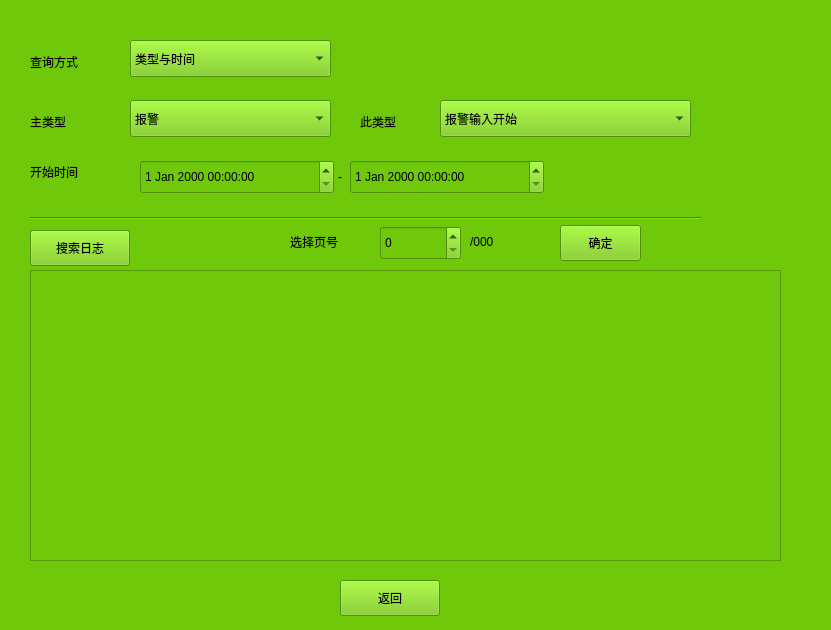
<ui version="4.0" >
 <class>frm_queryLog</class>
 <widget class="QWidget" name="frm_queryLog" >
  <property name="geometry" >
   <rect>
    <x>0</x>
    <y>0</y>
    <width>831</width>
    <height>630</height>
   </rect>
  </property>
  <property name="windowTitle" >
   <string>日志查询</string>
  </property>
  <property name="styleSheet" >
   <string notr="true" >font: 12pt "WenQuanYi Zen Hei";
background-color: rgb(112, 200, 11);</string>
  </property>
  <widget class="QLabel" name="label" >
   <property name="geometry" >
    <rect>
     <x>30</x>
     <y>110</y>
     <width>70</width>
     <height>24</height>
    </rect>
   </property>
   <property name="text" >
    <string>主类型</string>
   </property>
  </widget>
  <widget class="QLabel" name="label_2" >
   <property name="geometry" >
    <rect>
     <x>30</x>
     <y>50</y>
     <width>91</width>
     <height>24</height>
    </rect>
   </property>
   <property name="text" >
    <string>查询方式</string>
   </property>
  </widget>
  <widget class="QComboBox" name="comboBox" >
   <property name="geometry" >
    <rect>
     <x>130</x>
     <y>40</y>
     <width>201</width>
     <height>37</height>
    </rect>
   </property>
   <item>
    <property name="text" >
     <string>类型与时间</string>
    </property>
   </item>
   <item>
    <property name="text" >
     <string>类型</string>
    </property>
   </item>
   <item>
    <property name="text" >
     <string>时间</string>
    </property>
   </item>
  </widget>
  <widget class="QLabel" name="label_3" >
   <property name="geometry" >
    <rect>
     <x>360</x>
     <y>110</y>
     <width>70</width>
     <height>24</height>
    </rect>
   </property>
   <property name="text" >
    <string>此类型 </string>
   </property>
  </widget>
  <widget class="QComboBox" name="comboBox_2" >
   <property name="geometry" >
    <rect>
     <x>130</x>
     <y>100</y>
     <width>201</width>
     <height>37</height>
    </rect>
   </property>
   <item>
    <property name="text" >
     <string>报警</string>
    </property>
   </item>
  </widget>
  <widget class="QComboBox" name="comboBox_3" >
   <property name="geometry" >
    <rect>
     <x>440</x>
     <y>100</y>
     <width>251</width>
     <height>37</height>
    </rect>
   </property>
   <item>
    <property name="text" >
     <string>报警输入开始</string>
    </property>
   </item>
  </widget>
  <widget class="QLabel" name="label_4" >
   <property name="geometry" >
    <rect>
     <x>30</x>
     <y>160</y>
     <width>101</width>
     <height>24</height>
    </rect>
   </property>
   <property name="text" >
    <string>开始时间</string>
   </property>
  </widget>
  <widget class="QDateTimeEdit" name="dateTimeEdit" >
   <property name="geometry" >
    <rect>
     <x>140</x>
     <y>160</y>
     <width>194</width>
     <height>34</height>
    </rect>
   </property>
  </widget>
  <widget class="QDateTimeEdit" name="dateTimeEdit_2" >
   <property name="geometry" >
    <rect>
     <x>350</x>
     <y>160</y>
     <width>194</width>
     <height>34</height>
    </rect>
   </property>
  </widget>
  <widget class="QLabel" name="label_5" >
   <property name="geometry" >
    <rect>
     <x>338</x>
     <y>165</y>
     <width>10</width>
     <height>24</height>
    </rect>
   </property>
   <property name="text" >
    <string>-</string>
   </property>
  </widget>
  <widget class="Line" name="line" >
   <property name="geometry" >
    <rect>
     <x>30</x>
     <y>210</y>
     <width>671</width>
     <height>16</height>
    </rect>
   </property>
   <property name="orientation" >
    <enum>Qt::Horizontal</enum>
   </property>
  </widget>
  <widget class="QPushButton" name="pushButton" >
   <property name="geometry" >
    <rect>
     <x>30</x>
     <y>230</y>
     <width>100</width>
     <height>36</height>
    </rect>
   </property>
   <property name="text" >
    <string>搜索日志</string>
   </property>
  </widget>
  <widget class="QLabel" name="label_6" >
   <property name="geometry" >
    <rect>
     <x>290</x>
     <y>230</y>
     <width>81</width>
     <height>24</height>
    </rect>
   </property>
   <property name="text" >
    <string>选择页号</string>
   </property>
  </widget>
  <widget class="QSpinBox" name="spinBox" >
   <property name="geometry" >
    <rect>
     <x>380</x>
     <y>226</y>
     <width>81</width>
     <height>34</height>
    </rect>
   </property>
  </widget>
  <widget class="QLabel" name="label_7" >
   <property name="geometry" >
    <rect>
     <x>470</x>
     <y>230</y>
     <width>70</width>
     <height>24</height>
    </rect>
   </property>
   <property name="text" >
    <string>/000</string>
   </property>
  </widget>
  <widget class="QPushButton" name="pushButton_2" >
   <property name="geometry" >
    <rect>
     <x>560</x>
     <y>225</y>
     <width>81</width>
     <height>36</height>
    </rect>
   </property>
   <property name="text" >
    <string>确定</string>
   </property>
  </widget>
  <widget class="QTableWidget" name="tableWidget" >
   <property name="geometry" >
    <rect>
     <x>30</x>
     <y>270</y>
     <width>751</width>
     <height>291</height>
    </rect>
   </property>
  </widget>
  <widget class="QPushButton" name="pushButton_3" >
   <property name="geometry" >
    <rect>
     <x>340</x>
     <y>580</y>
     <width>100</width>
     <height>36</height>
    </rect>
   </property>
   <property name="text" >
    <string>返回</string>
   </property>
  </widget>
 </widget>
 <resources/>
 <connections/>
</ui>
